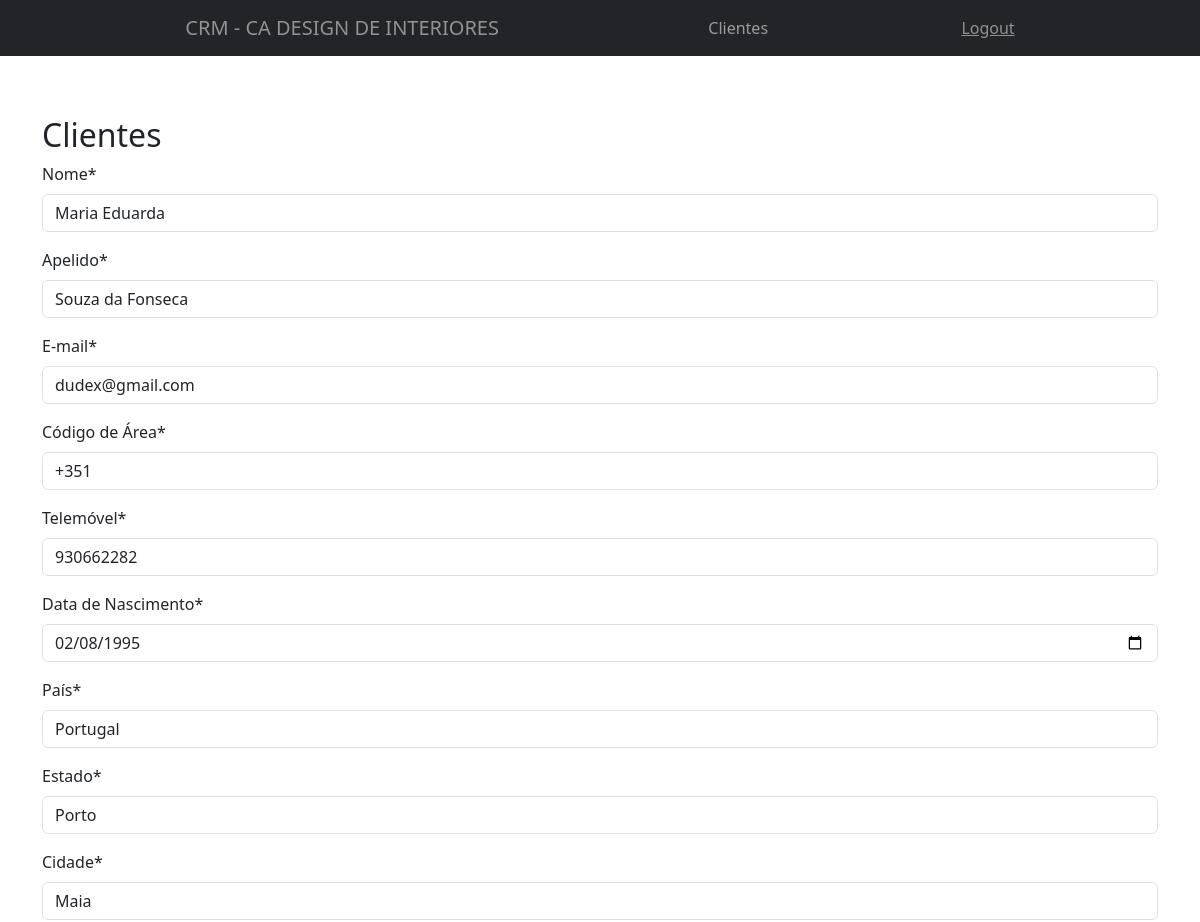
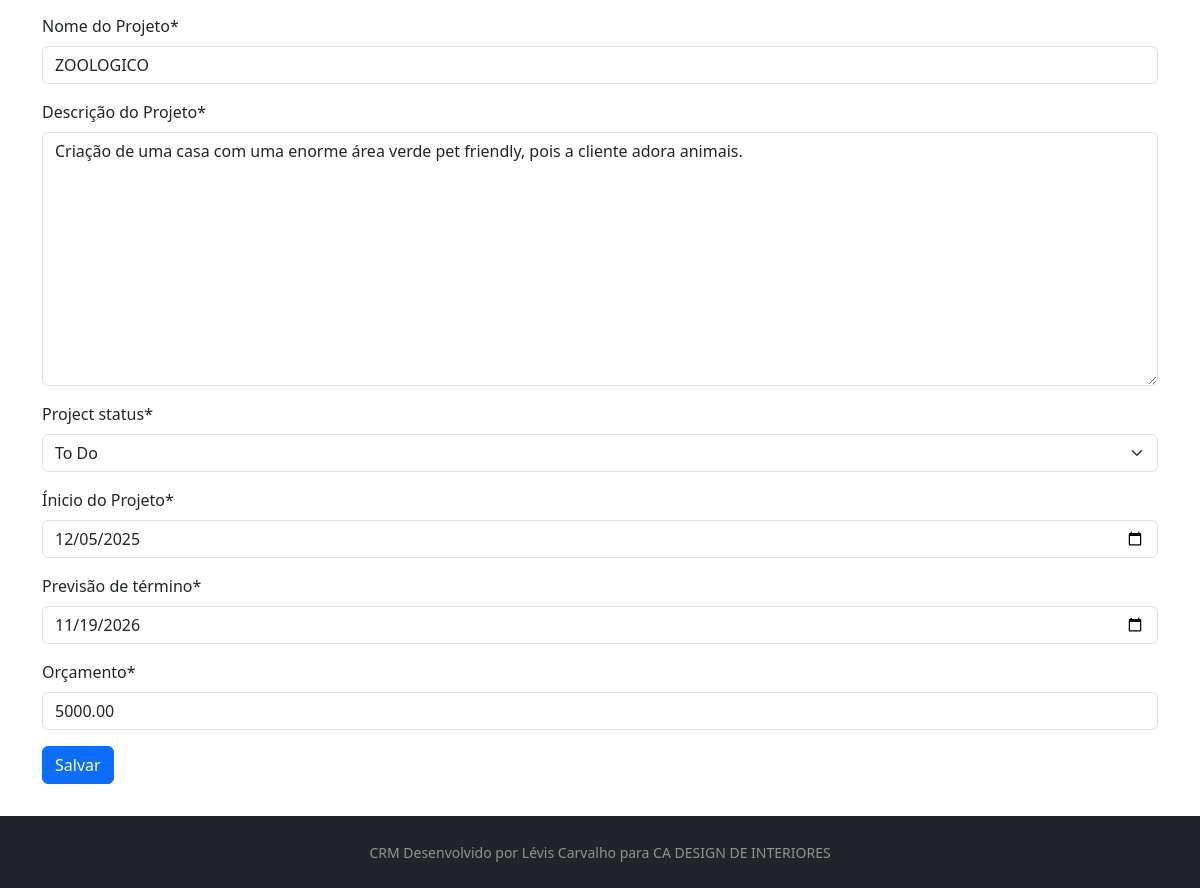
The app's page /customer/1/ with its own data (2 pictures, top to bottom).
### customer/models.py (models this page shows, shortened)
class Customer(models.Model):
    class Status(models.TextChoices):
        TO_DO = "to_do", "To Do"
        DOING = "doing", "Doing"
        DONE = "done", "Done"
    first_name = models.CharField(max_length=35)
    last_name = models.CharField(max_length=35)
    email = models.EmailField()
    birth_date = models.DateField()
    area_code = models.CharField(max_length=4)
    phone_number = models.CharField(max_length=9)
    country = models.CharField(max_length=50)
    state = models.CharField(max_length=50)
    city = models.CharField(max_length=50)
    street = models.CharField(max_length=100)
    street_number = models.CharField(max_length=10)
    neighborhood = models.CharField(max_length=50)
    zip_code = models.CharField(max_length=10)
    project_name = models.CharField(max_length=100)
    project_description = models.TextField()
    project_status = models.CharField(
        max_length=50, choices=Status.choices, default=Status.TO_DO
    )
    project_start_date = models.DateField()
    project_end_date = models.DateField()
    project_budget = models.DecimalField(max_digits=10, decimal_places=2)
    created_date = models.DateTimeField(auto_now_add=True)
    updated_date = models.DateTimeField(auto_now=True)
    active = models.BooleanField(default=True)
    class Meta:
        db_table = "customer"

### customer/views.py (the view, shortened to what this page needs)
# urls.py: path("<int:id>/", CustomerUpdateView.as_view(), name="customer-update"),
class CustomerUpdateView(UpdateView):
    template_name = "customer/customer.html"
    form_class = CustomerForm
    def get_object(self):
        id = self.kwargs.get("id")
        return get_object_or_404(Customer, id=id)

### customer/templates/customer/customer.html (shortened to what this page needs)
{% extends "model-page.html" %}
{% load crispy_forms_tags %}
{% block content %}
    <h2>Clientes </h2>
    <div>
        <form method="POST"> {% csrf_token %}
            {{ form|crispy }}
            <button type="submit" class="btn btn-primary">Salvar</button>
        </form>
    </div>
{%endblock%}

### core/templates/model-page.html (shortened to what this page needs)
<!DOCTYPE html>
<html lang="pt">
<head>
    <link href="https://cdn.jsdelivr.net/npm/bootstrap@5.3.8/dist/css/bootstrap.min.css" rel="stylesheet">
</head>
<body class="d-flex flex-column min-vh-100">
    <header class="bg-dark text-white-50">
        {% include "model-header.html" %}
    </header>
    <main class="content" style="margin-top: 5%">
        <div class="container">
            {% block content %}
            {% endblock %}
        </div>
    </main>
    <footer class="py-4 bg-dark text-white-50">
        {% include "model-footer.html" %}
    </footer>
</body>
</html>

### core/templates/model-header.html
<nav class="d-flex justify-content-evenly align-items-center navbar navbar-expand-sm navbar-dark bg-dark">
    <a class="navbar-brand text-white-50" href={% url 'index' %}>CRM - CA DESIGN DE INTERIORES</a>
    <ul class="navbar-nav mr-auto">
        <li class="nav-item">
            <a class="nav-link" href="{% url 'customer:customer-list' %}">Clientes</a>
        </li>
    </ul>
    <a class="text-reset text-decoration-underline" href="{% url 'logout' %}">Logout</a>
</nav>

### core/templates/model-footer.html
<div clas="container text center">
    <small class="text-end">CRM Desenvolvido por Lévis Carvalho para CA DESIGN DE INTERIORES</small>
</div>

### core/templates/model-page.html (style rules this page uses)
html, body { height: 100%; }
main { flex: 1 0 auto; }
footer { flex-shrink: none; margin-top: 2em; align-items: center; justify-content: center; padding: 1em; text-align: center; font-size: 1em; }

### records on screen
Customer: first_name "Maria Eduarda", last_name "Souza da Fonseca", email "dudex@gmail.com", area_code "+351", phone_number "930662282", birth_date "02/08/1995", country "Portugal", state "Porto", city "Maia", project_name "ZOOLOGICO", project_description "Criação de uma casa com uma enorme área verde pet friendly, pois a cliente adora animais.", project_status "To Do", project_start_date "12/05/2025", project_end_date "11/19/2026", project_budget "5000.00"
